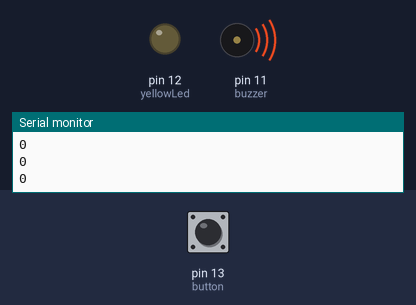
Bench run of a sketch on a simulated Arduino Uno, built with avr-gcc and run on an emulated ATmega328P. On the bench: output pins drawn as LEDs (lit = HIGH), buzzer (waves = sounding), the last lines printed to the serial monitor. Dashed ring = blinking. The test bench sets the inputs (shaded band); at power-on: pin 13 (button) LOW.

Above: at 2.0 s.
2.1 s: pin 13 (button) pulled HIGH for 3.2 s
At 3.0 s:
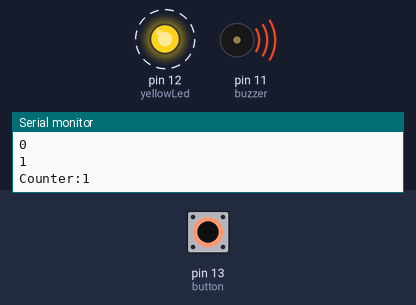
6.8 s: pin 13 (button) pulled HIGH for 0.75 s
At 8.0 s:
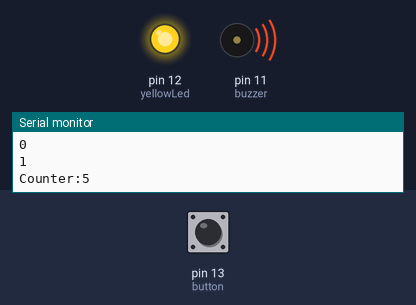
Timing chart, 0 to 9.8 s (numbered marks = the images above; inputs shaded):
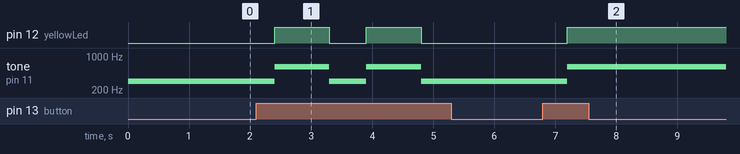

Measured:
- after the input at 2.1 s, pin 12 (yellowLed): alternates HIGH for 0.90 s and LOW for 0.60 s, 4 changes in all, then stays LOW, starting after 0.30 s; tone on pin 11 (buzzer): alternates 600 Hz for 0.90 s and 300 Hz for 0.60 s, 4 changes in all, then stays 300 Hz, starting after 0.30 s
- after the input at 6.8 s, pin 12 (yellowLed): LOW → HIGH after 0.40 s; tone on pin 11 (buzzer): 300 Hz → 600 Hz after 0.40 s

The sketch:

counter.ino
```cpp
const int button = 13;
const int yellowLed = 12;
const int buzzer = 11;
int buttonState = 0;
int counter = 0;
bool ledState = false;

void setup() {
pinMode(button, INPUT);
pinMode(buzzer, OUTPUT);
pinMode(yellowLed, OUTPUT);
Serial.begin(9600);
}

void loop() {
  buttonState  = digitalRead(button);
  Serial.println(buttonState);

  if(buttonState == HIGH)
  {
    counter++;
    Serial.print("Counter:");
    Serial.println(counter);

    ledState = !ledState;
  }

  if(ledState == true)
  {
    digitalWrite(yellowLed, HIGH);
    tone(buzzer, 600);
    delay(600);
  }
  else
  {
    digitalWrite(yellowLed, LOW);
    tone(buzzer, 300);
    delay(300);
  }
  delay (300);
}
```
